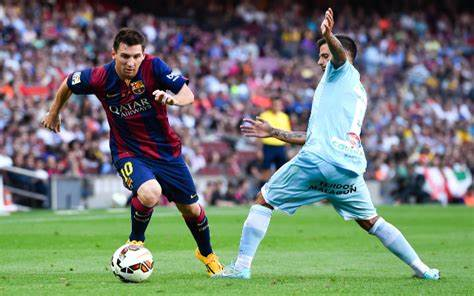
#> input picture messi.jpg, 474 x 296 px
$ python imgresize.py
#> lines starting #> are read from the running program, lines starting #| are printed output that depends on the picture
# -*- coding: utf-8 -*-
'''
今天来看看opencv中的resize方法。
就打个tag: opencv resize
先看看官方定义
void cv::resize	(	InputArray 	src,
OutputArray 	dst,
Size 	dsize,
double 	fx = 0,
double 	fy = 0,
int 	interpolation = INTER_LINEAR
)

Python:
dst	=	cv.resize(src, dsize[, dst[, fx[, fy[, interpolation]]]]	)
各个参数可以参考c++版本的数据类型，注意c++和python两者参数顺序有不同。简单解释如下：
参数	类型	是否必须指定	具体含义
src	numpy.ndarray	是	     原图像
dsize	tuple<int>	是	     缩放后的图像大小
dst  	无所谓	 否	          目标图像，但是在 Python 里面没有任何意义。一般不传参或者设成 None
fx, fy	数值类型	否	    x 和 y 方向上的缩放比例
interpolation	int	否	插值方式表示代码，本质是一个 int 数值，一般用 OpenCV 内置的参数代号以提高可读性。
具体可以参考官方的这个解释：
enum  	cv::InterpolationFlags {
  cv::INTER_NEAREST = 0,
  cv::INTER_LINEAR = 1,
  cv::INTER_CUBIC = 2,
  cv::INTER_AREA = 3,
  cv::INTER_LANCZOS4 = 4,
  cv::INTER_LINEAR_EXACT = 5,
  cv::INTER_NEAREST_EXACT = 6,
  cv::INTER_MAX = 7,
  cv::WARP_FILL_OUTLIERS = 8,
  cv::WARP_INVERSE_MAP = 16
}

因此在使用时，可以写代号也可以写出来方法名字。
使用方法从参数来看，可以设置resize后图像的大小，也可以通过设置方法比例进行resize。
从参数列别可以看到，参数src, dsize是必须有的参数，后面的参数都是可选，或者是有默认值的参数。因此，就是你指定了fx,fy，也必须
同时给dsize赋值（可以为None），否则会报错。但是当你指定dsize的大小了，可以不用管fx,fy.
此处要特别注意，从参数顺序就能看到，此处显示x方向再是y方向的，也就是说先是宽度，再是高度。
此处主要还是要看官方的一个地方是参数的设置，
To shrink an image, it will generally look best with INTER_AREA interpolation, whereas to enlarge an image,
it will generally look best with c::INTER_CUBIC (slow) or INTER_LINEAR (faster but still looks OK).
这里的意思是，如果resize后，图像变小了，推荐插值算法用INTER_AREA，而如果resize后，图像大小变大了，推荐用INTER_LINEAR或者慢点
但是效果更好的方式INTER_CUBIC (slow)。因此，如果你确定大多数图像resize前后都是增大还是减小，那就可以相应选择对应的插值方法。
'''


'''
first, let me see the img shape. When you using img.shape, it is height, width, channel. Remember this.
'''
import numpy as np
import cv2
img = cv2.imread(r"messi.jpg")
#> img is the input picture: shape (296, 474, 3); mean B, G, R 112.9, 123.4, 114
print('origin image',img.shape) # (296, 474, 3)  in height, width, channel
#| origin image (296, 474, 3)
cv2.imshow("messi", img)
cv2.waitKey(0)
cv2.destroyAllWindows()

rimg = cv2.resize(img,dsize=None,fx=2,fy=2,interpolation=cv2.INTER_LINEAR)# 放大了两倍,此处dsize不可以省略，必须指定的参数
cv2.imshow("resize messi", rimg)
cv2.waitKey(0)
cv2.destroyAllWindows()

rwidth = img.shape[1]*2
#> rwidth = 948
rheight = img.shape[0]*2
#> rheight = 592
# 放大了两倍,此处dsize必须是先width再height.
rimg2 = cv2.resize(img,dsize=(rwidth, rheight),interpolation=cv2.INTER_LINEAR)
cv2.imshow("resize messi2", rimg2)
cv2.waitKey(0)
cv2.destroyAllWindows()


# 当dsize和fx,fy不一致，而且两者又都是有效的，优先选择dsize作为参数，而忽略fx,fy。
rwidth = img.shape[1]*3
#> rwidth = 1422
rheight = img.shape[0]*3
#> rheight = 888
rimg3 = cv2.resize(img,dsize=(rwidth, rheight),fx=1,fy=1,interpolation=cv2.INTER_LINEAR)
cv2.imshow("resize messi3", rimg3)
print ('resize image3: ',rimg3.shape) # (888, 1422, 3)
#| resize image3:  (888, 1422, 3)
cv2.waitKey(0)
cv2.destroyAllWindows()


# 当resize后，图像变小了，那么插入方式建议INTER_AREA。
rwidth = int(img.shape[1]*0.5)
#> rwidth = 237
rheight = int(img.shape[0]*0.5)
#> rheight = 148
rimg4 = cv2.resize(img,dsize=(rwidth, rheight),fx=1,fy=1,interpolation=cv2.INTER_AREA)
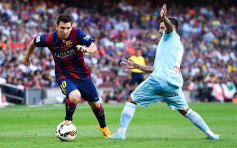
#> rimg4: shape (148, 237, 3); mean B, G, R 113, 123.6, 114.2
cv2.imshow("resize messi4", rimg4)
print ('resize image4: ',rimg4.shape) # (148, 237, 3)
#| resize image4:  (148, 237, 3)
cv2.waitKey(0)
cv2.destroyAllWindows()

#tips:容易犯错的地方,img.shape给出来的结果是(h,w)，但是resize时，dsize传入的顺序是(w,h)
